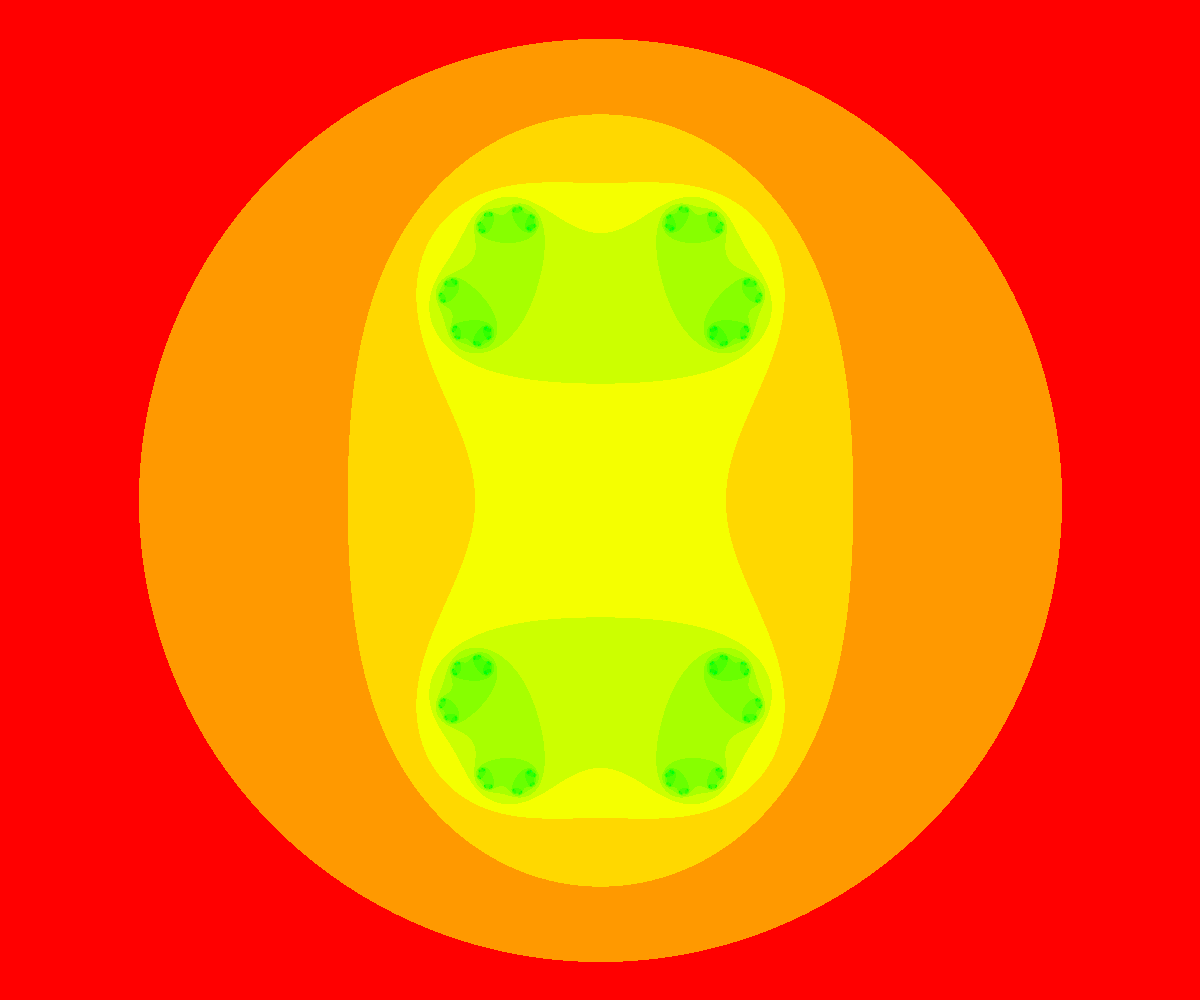
Frame 1 (no input)
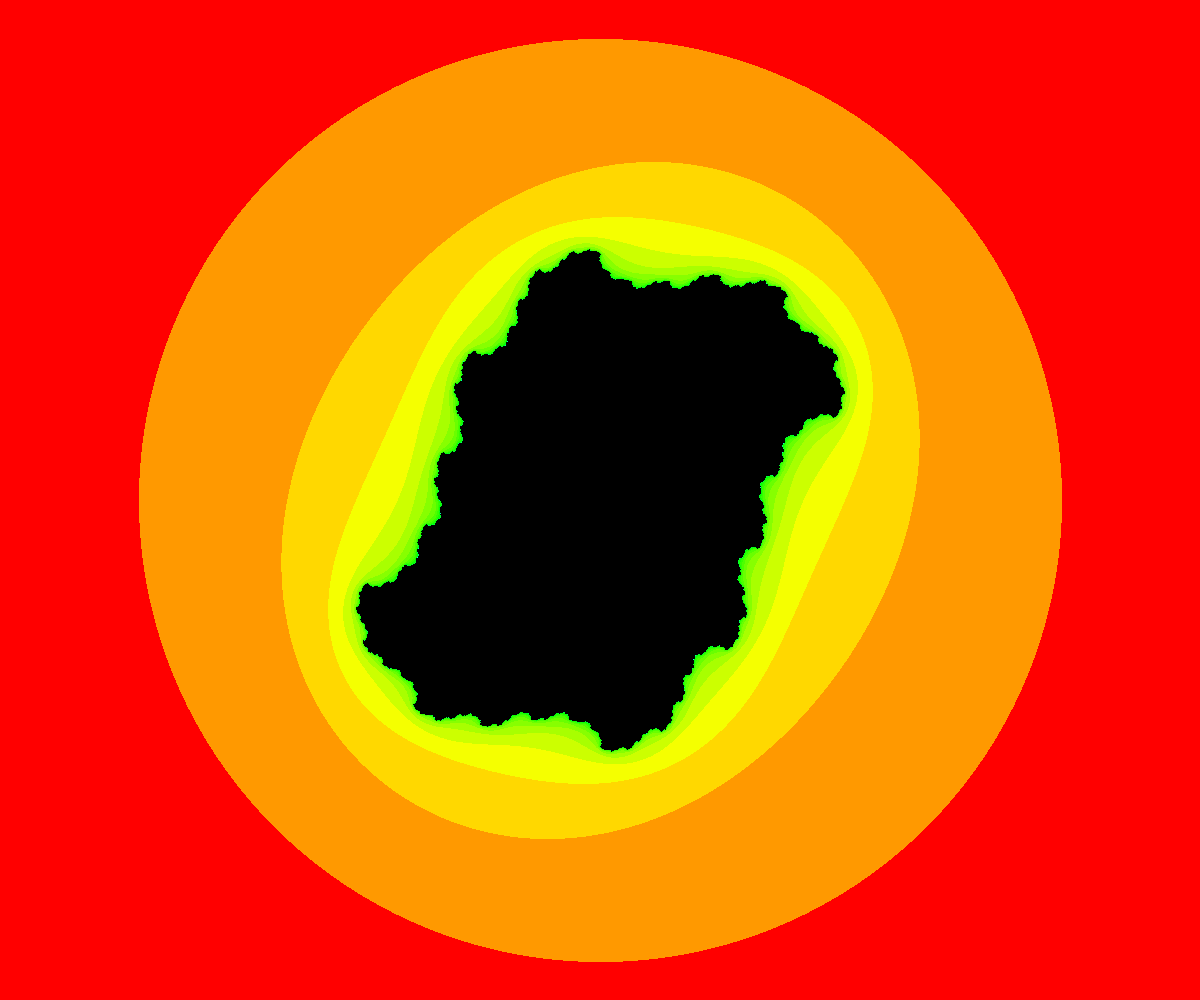
Frame 60 (no input)
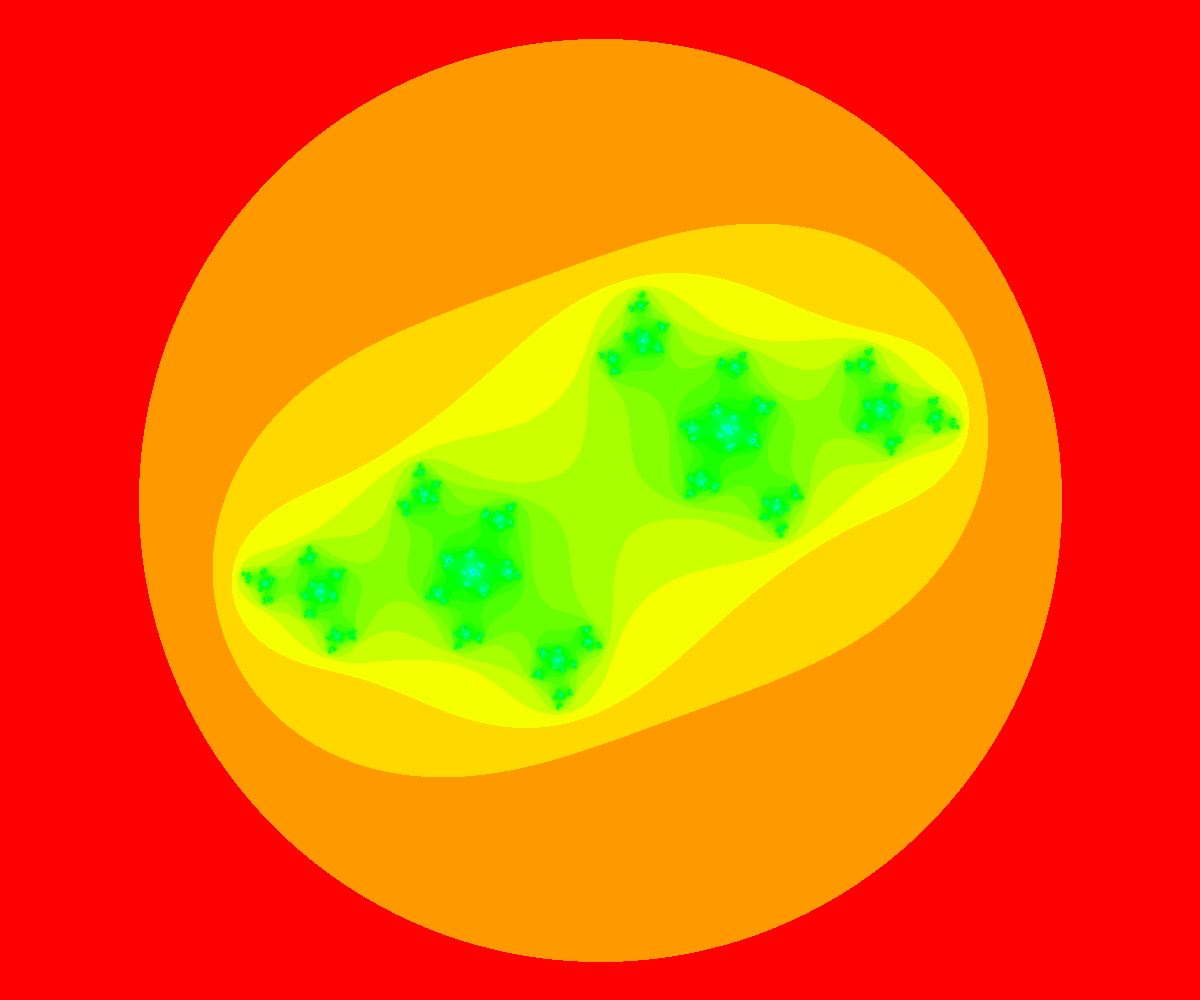
Frame 120 (the mouse pressed at the canvas centre since frame 60)

The p5.js sketch that drew these frames (run headless with seeded random() and noise() and a simulated clock; from frame 60 on, the mouse is pressed at the canvas centre):

// p5.js sketch
// ── sketch.js
var angle = 0;
var maxIterations = 100;
var w = 5.2;
var h = 0;
var infinityMax = 4;
var rotateSpeed = 0.008;

const colorsRed = [];
const colorsGreen = [];
const colorsBlue = [];
let xMin, xMax, dx, x;
let yMin, yMax, dy, y;

// TODO: Implement mouseClick function that cycles through these
// https://paulbourke.net/fractals/juliaset/
let JuliaSet = [
	{r: -0.8, i: 0},
	{r: -0.70176, i: -0.3842},
	{r: 0, i: 0.8},
	{r: 0.37, i: 0.1},
	{r: 0.355, i: 0.355},
	{r: -0.4, i: -0.59}
]

function setup(){
	createCanvas(windowWidth, windowHeight);
	pixelDensity(1);
	colorMode(HSB, 1);
	reset();
}

function reset() {
	// sets zoom on reset for performance, higher zoom means less fractal
	// w = sqrt(max(width, height))/4;
	// Create color gradients
	for (let n = 0; n < maxIterations; n++) {
		let hu = sqrt(n / maxIterations);
		let col = color(hu, 255, 150);
		colorsRed[n] = red(col);
		colorsGreen[n] = green(col);
		colorsBlue[n] = blue(col);
	}
	h = (w * height) / width;
	xMin = -w / 2;
	yMin = -h / 2;
	xMax = xMin + w;
	yMax = yMin + h;
	dx = (xMax - xMin) / width;
	dy = (yMax - yMin) / height;
	// For some reason it won't let me get rid of the background() call even though we're overwriting EVERY pixel in draw.
	background(255);
}

function draw(){
	let ca = map(cos(angle*3), -1, 1, -0.8, 0.8);
	let cb = map(sin(angle), -1, 1, -0.8, 0.8);
	// let ca = -0.8; //-0.70176;
	// let cb = 0; //-0.3842;
	// let ca = map(mouseX, 0, width, -1, 1);
	// let cb = map(mouseY, 0, height, -1, 1);
	angle += rotateSpeed;
	
	loadPixels();
	y = yMin;
	for (let j = 0; j < height; j++) {
		x = xMin;
		for (let i = 0; i < width; i++) {
			let n = 0;
			for (let a = x, b = y; n < maxIterations; n++) {
				let aa = a * a;
				let bb = b * b;
				if(aa + bb > infinityMax) { break; }
				b = 2 * a * b + cb;
				a = aa - bb + ca;
			}
			// DrawSetGreyScaleLight(i, j, n);
			DrawSetRainbow(i, j, n);
			x += dx;
		}
		y += dy
	}
	updatePixels();
}

function DrawSetRainbow(i, j, n) {
	let pix = (i + j * width) * 4;
	if (n == maxIterations) {
		pixels[pix + 0] = 0;
		pixels[pix + 1] = 0;
		pixels[pix + 2] = 0;
	} else {
		pixels[pix + 0] = colorsRed[n];
		pixels[pix + 1] = colorsGreen[n];
		pixels[pix + 2] = colorsBlue[n];
	}
}

function DrawSetGreyScaleLight(i, j, n) {
	let pix = (i + j * width) * 4;
	if (n == maxIterations) {
		pixels[pix + 0] = 0;
		pixels[pix + 1] = 0;
		pixels[pix + 2] = 0;
	} else {
		pixels[pix + 0] = colorsRed[n];
		pixels[pix + 1] = colorsRed[n];
		pixels[pix + 2] = colorsRed[n];
	}
}

function windowResized() {
  resizeCanvas(windowWidth, windowHeight);
	reset();
}
